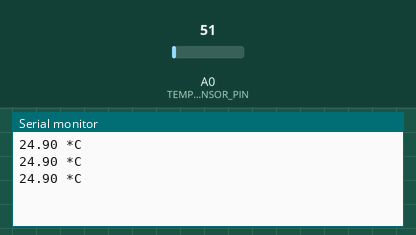
Bench run of a sketch on a simulated Arduino Uno, built with avr-gcc and run on an emulated ATmega328P. Parts: the last lines printed to the serial monitor. The inputs (shaded band) are chosen by the test bench; at power-on: A0 (TEMPERATURE_SENSOR_PIN) = 51.

Above: at 1.3 s.
1.4 s: A0 (TEMPERATURE_SENSOR_PIN) set to 61
At 2.0 s:
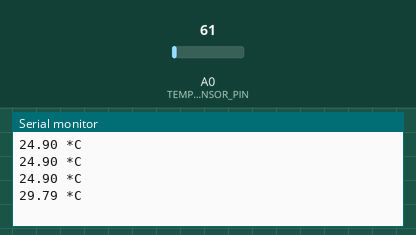
2.9 s: A0 (TEMPERATURE_SENSOR_PIN) set to 71
At 3.5 s:
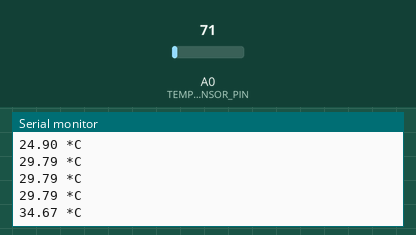
Timing chart, 0 to 5.9 s (numbered marks = the images above; inputs shaded):
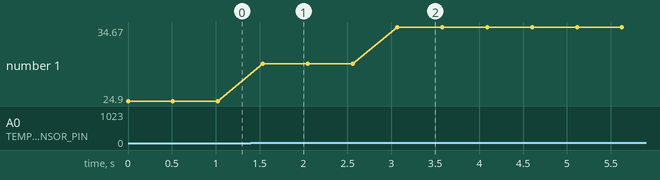

The sketch:

temperature_sensor_with_bluetooth.ino
```cpp
/* This script reads the temperature in celsius and sends data to the bluetooth connected device. */


#include <SoftwareSerial.h>

#define TEMPERATURE_SENSOR_PIN A0

SoftwareSerial my_bluetooth(3, 2);  // pass bluetooth pins


void setup() {
  Serial.begin(9600);        // initiate serial communication
  my_bluetooth.begin(9600);  // initiate bluetooth communication
}


void loop() {
  float temp = analogRead(TEMPERATURE_SENSOR_PIN);
  temp = temp * 0.48828125;  // convert to celsius
  Serial.print(temp);
  Serial.println(" *C");

  delay(500);

  my_bluetooth.print(temp);  // send data to bluetooth
  my_bluetooth.println(" *C");
}
```

Measured:
- after the input at 1.4 s, the serial monitor: prints a new line after 0.13 s (image 1)
- after the input at 2.9 s, the serial monitor: prints a new line after 0.17 s (image 2)
- plotted number 1: 24.9 → 29.79 after the input at 1.4 s, 29.79 → 34.67 after the input at 2.9 s
